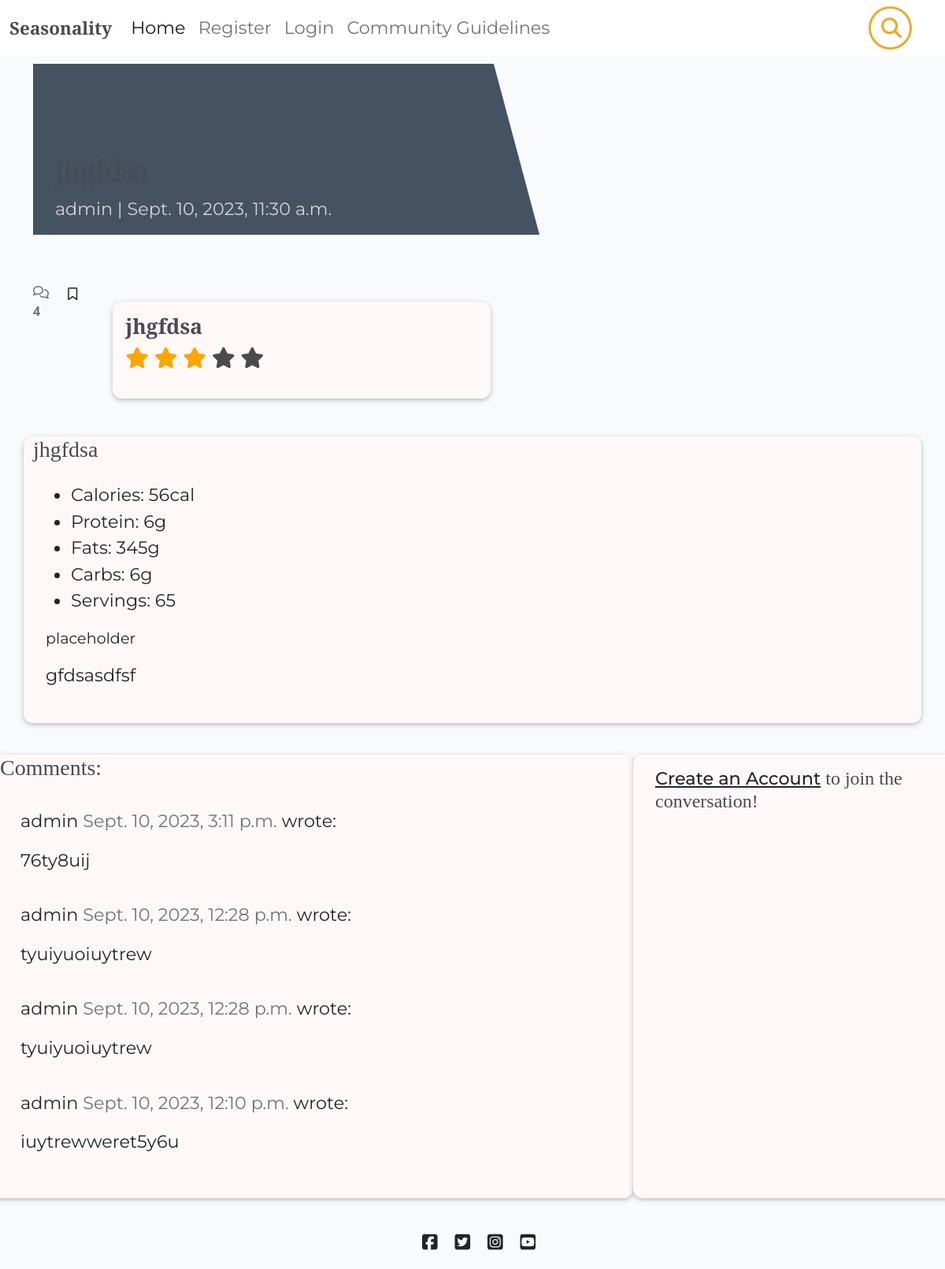
Page /recipebook/jhgfdsa/ on the committed database.
### recipebook/models.py (models this page shows, shortened)
class Recipe(models.Model):
    class NewManager(models.Manager):
        def get_queryset(self):
            return super().get_queryset() .filter()
    title = models.CharField(max_length=200, unique=True)
    slug = models.SlugField(max_length=200, unique=True)
    author = models.ForeignKey(
        User, on_delete=models.CASCADE, related_name="recipes"
    )
    diet = models.ForeignKey(
        Diet, on_delete=models.CASCADE, default=True, null=False)
    season = models.ForeignKey(
        Season, on_delete=models.CASCADE, default=True, null=False)
    featured_image = CloudinaryField('image', default='placeholder')
    updated_on = models.DateTimeField(auto_now=True)
    content = models.TextField()
    created_on = models.DateTimeField(auto_now_add=True)
    status = models.IntegerField(choices=STATUS, default=0)
    ingredients = models.TextField(default='placeholder')
    calories = models.IntegerField(default=0)
    fat = models.IntegerField(default=0)
    protein = models.IntegerField(default=0)
    carbs = models.IntegerField(default=0)
    servs = models.IntegerField(default=0)
    favourites = models.ManyToManyField(
        User, related_name='favourite', default=None, blank=True)
    objects = models.Manager()
    newmanager = NewManager()
    class Meta:
        ordering = ["-created_on"]
    def average_rating(self) -> float:
        return Rating.objects.filter(
            recipe=self).aggregate(Avg("rating"))["rating__avg"] or 0

class Comment(models.Model):
    recipe = models.ForeignKey(
        Recipe, on_delete=models.CASCADE, related_name="comments"
    )
    name = models.ForeignKey(
        User, on_delete=models.CASCADE, related_name="comments"
    )
    body = models.TextField()
    created_on = models.DateTimeField(auto_now_add=True)
    approved = models.BooleanField(default=True)
    class Meta:
        ordering = ["created_on"]

### recipebook/views.py (the view, shortened to what this page needs)
# urls.py: path('recipebook/<slug:slug>/', views.RecipeDetail.as_view(), name='recipe_detail'),
class RecipeDetail(View):
    def get(self, request, slug, *args, **kwargs):
        queryset = Recipe.objects.filter(status=1)
        recipe = get_object_or_404(queryset, slug=slug)
        comments = recipe.comments.filter(
            approved=True).order_by("-created_on")
        fav = bool
        if recipe.favourites.filter(id=request.user.id).exists():
            fav = True
        return render(
            request,
            "recipe_detail.html",
            {
                "recipe": recipe,
                "comments": comments,
                "commented": False,
                "comment_form": CommentForm(),
                'fav': fav
            },
        )

### recipebook/forms.py
class CommentForm(forms.ModelForm):
    class Meta:
        model = Comment
        fields = ('body',)

### recipebook/templates/recipe_detail.html (shortened to what this page needs)
{% extends "base/base.html" %}
{% block content %}
{% load crispy_forms_tags %}
<div class="masthead">
    <div class="container">
        <div class="row g-0">
            <div class="col-md-6 masthead-text">
                <h1 class="recipe-title">{{ recipe.title }}</h1>
                <p class="recipe-subtitle">{{ recipe.author }} | {{ recipe.created_on }}</p>
            </div>
            <div class="d-none d-md-block col-md-6 masthead-image">
            </div>
        </div>
    </div>
</div>
<div class="container">
    <div class="row">
        <div class="d-flex">
            <div class="pt-2">
                {% with comments.count as total_comments %}
                <strong class="text-secondary"><i class="far fa-comments"></i>
                    {{ total_comments }}
                </strong>
                {% endwith %}
            </div>
            <div class="ml-auto pt-1">
                {% if user.is_authenticated %}
                {% if fav %}
                <a href="{% url 'favourite_add' recipe.id %}" class="btn"><i class="fa-solid fa-bookmark"></i></a>
                <strong class="text-secondary">
                </strong>
                {% else %}
                <a href="{% url 'favourite_add' recipe.id %}" class="btn"><i class="far fa-bookmark"></i></a>
                <strong class="text-secondary">
                </strong>
                {% endif %}
                {% else %}
                <a href="{% url 'account_signup' %}" class="btn"><i class="far fa-bookmark"></i></a>
                {% endif %}
            </div>
            <div class="container" style="padding: 2em">
                <div class="card" style="width: 30rem;">
                    <div class="card-body">
                        <h5 class="card-title">{{ recipe.title }}</h5>
                        <h5 class="card-title">
                            <span class="fa fa-star {% if recipe.average_rating > 0 %} checked {% endif %}"></span>
                            <span class="fa fa-star {% if recipe.average_rating > 1 %} checked {% endif %}"></span>
                            <span class="fa fa-star {% if recipe.average_rating > 2 %} checked {% endif %}"></span>
                            <span class="fa fa-star {% if recipe.average_rating > 3 %} checked {% endif %}"></span>
                            <span class="fa fa-star {% if recipe.average_rating > 4 %} checked {% endif %}"></span>
                        </h5>
                    </div>
                </div>
            </div>
        </div>
    </div>
</div>
<div class="container">
    <div class="row">
        <div class="col card mb-4  mt-3 left top">
            <h3>{{ recipe.title }}</h3>
            <div class="card-body">
                <ul>
                    <li>Calories: {{ recipe.calories }}cal</li>
                    <li>Protein: {{ recipe.protein }}g</li>
                    <li>Fats: {{ recipe.fat }}g</li>
                    <li>Carbs: {{ recipe.carbs }}g</li>
                    <li>Servings: {{ recipe.servs }}</li>
                </ul>
                <p class="card-text ">
                    {{ recipe.ingredients | safe }}
                </p>
                <p class="card-text ">
                    {{ recipe.content | safe }}
                </p>
            </div>
        </div>
    </div>
</div>
<div class="row">
    <div class="col-md-8 card mb-4 mt-3">
        <h3>Comments:</h3>
        <div class="card-body">
            {% for comment in comments %}
            <div class="comments" style="padding: 10px;">
                <p class="font-weight-bold">
                    {{ comment.name }}
                    <span class=" text-muted font-weight-normal">
                        {{ comment.created_on }}
                    </span> wrote:
                </p>
                {{ comment.body | linebreaks }}
            </div>
            {% endfor %}
        </div>
    </div>
    <div class="col-md-4 card mb-4  mt-3 ">
        <div class="card-body">
            {% if commented %}
            <div class="alert alert-success" role="alert">
                Your comment has been posted
            </div>
            {% else %}
            {% if user.is_authenticated %}
            <h3>Leave a comment:</h3>
            <p>Posting as: {{ user.username }}</p>
            <form method="post" style="margin-top: 1.3em;">
                {{ comment_form | crispy }}
                {% csrf_token %}
                <button type="submit" class="btn btn-signup btn-lg">Submit</button>
            </form>
            {% else %}
               <h4><a class="link-offset-2 link-underline link-underline-opacity-0" href="{% url 'account_signup' %}">Create an Account</a> to join the conversation!</h4>
            {% endif %}
            {% endif %}
        </div>
    </div>
</div>
{% endblock content %}

### static/css/style.css (style rules this page uses)
body { background-color: #F9FAFC; overflow-x: hidden; }
.main-bg { background-image: url('https://res.cloudinary.com/dnyfx3g7s/image/upload/v1694383930/background_seasonality.svg'); background-attachment: fixed; background-repeat: no-repeat; background-size: cover; background-position: center; }
a, p, ul, li { font-family: 'Montserrat', sans-serif; font-size: 1.4rem; color: #212529; }
h1, h2, h3, h4, h5, h6 { font-family: 'Playfair Display', serif; color: #4A4A4F; }
.card { border: none; background-color: transparent; }
.masthead { margin-top: 10px; overflow: hidden; position: relative; display: inline-block; height: 33vh; width: 100%; }
.masthead-text { background-color: #445261; color: white; position: relative; }
.masthead-image { position: relative; overflow: hidden; }
.masthead-image:after { content: ""; position: absolute; top: 0; right: 90%; height: 100%; width: 150%; background: #445261; -webkit-transform: skew(15deg); -moz-transform: skew(15deg); transform: skew(15deg); z-index: 100; }
.recipe-title { margin-top: 20%; margin-left: 5%; }
.recipe-subtitle { margin-left: 5%; color: lightgray; }
.card { display: block; padding-bottom: 12px; background-color: #fff8f9; border-radius: 12px; box-shadow: 0 2px 5px 0 rgba(0, 0, 0, 0.16), 0 2px 10px 0 rgba(0, 0, 0, 0.12); transition: box-shadow .25s; }
.card-text { font-size: 1.2rem }
.card-title { margin-top: 0px; font-weight: 600; font-size: 1.65em; }
body { margin-bottom: 0px; }
.checked { color: orange; }

### rows in the picture
Recipe: author "admin", created_on "Sept. 10, 2023, 11:30 a.m.", title "jhgfdsa", calories "56", protein "6", fat "345", carbs "6", servs "65", ingredients "placeholder", content "gfdsasdfsf"
Comment: name "admin", created_on "Sept. 10, 2023, 3:11 p.m.", body "76ty8uij"
Comment: name "admin", created_on "Sept. 10, 2023, 12:28 p.m.", body "tyuiyuoiuytrew"
Comment: name "admin", created_on "Sept. 10, 2023, 12:28 p.m.", body "tyuiyuoiuytrew"
Comment: name "admin", created_on "Sept. 10, 2023, 12:10 p.m.", body "iuytrewweret5y6u"

### other values in the picture
{{ total_comments }} "4"
